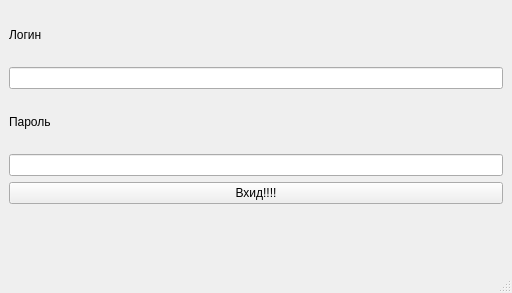
<?xml version="1.0" encoding="UTF-8"?>
<ui version="4.0">
 <class>MainWindow</class>
 <widget class="QMainWindow" name="MainWindow">
  <property name="geometry">
   <rect>
    <x>0</x>
    <y>0</y>
    <width>512</width>
    <height>293</height>
   </rect>
  </property>
  <property name="windowTitle">
   <string>Кормушечек</string>
  </property>
  <property name="windowIcon">
   <iconset theme="QIcon::ThemeIcon::WeatherClearNight"/>
  </property>
  <property name="unifiedTitleAndToolBarOnMac">
   <bool>true</bool>
  </property>
  <widget class="QWidget" name="centralwidget">
   <layout class="QGridLayout" name="gridLayout">
    <item row="2" column="0">
     <widget class="QLabel" name="label_2">
      <property name="text">
       <string>Пароль</string>
      </property>
     </widget>
    </item>
    <item row="4" column="0">
     <widget class="QPushButton" name="pushButton">
      <property name="text">
       <string>Вхид!!!!</string>
      </property>
     </widget>
    </item>
    <item row="3" column="0">
     <widget class="QLineEdit" name="lineEdit_2"/>
    </item>
    <item row="0" column="0">
     <widget class="QLabel" name="label">
      <property name="text">
       <string>Логин</string>
      </property>
     </widget>
    </item>
    <item row="1" column="0">
     <widget class="QLineEdit" name="lineEdit"/>
    </item>
    <item row="5" column="0">
     <widget class="QLabel" name="message_label">
      <property name="styleSheet">
       <string notr="true">color: red;
text: center;</string>
      </property>
      <property name="text">
       <string/>
      </property>
      <property name="alignment">
       <set>Qt::AlignCenter</set>
      </property>
     </widget>
    </item>
   </layout>
  </widget>
  <widget class="QMenuBar" name="menubar">
   <property name="geometry">
    <rect>
     <x>0</x>
     <y>0</y>
     <width>512</width>
     <height>23</height>
    </rect>
   </property>
  </widget>
  <widget class="QStatusBar" name="statusbar"/>
 </widget>
 <resources/>
 <connections/>
</ui>
